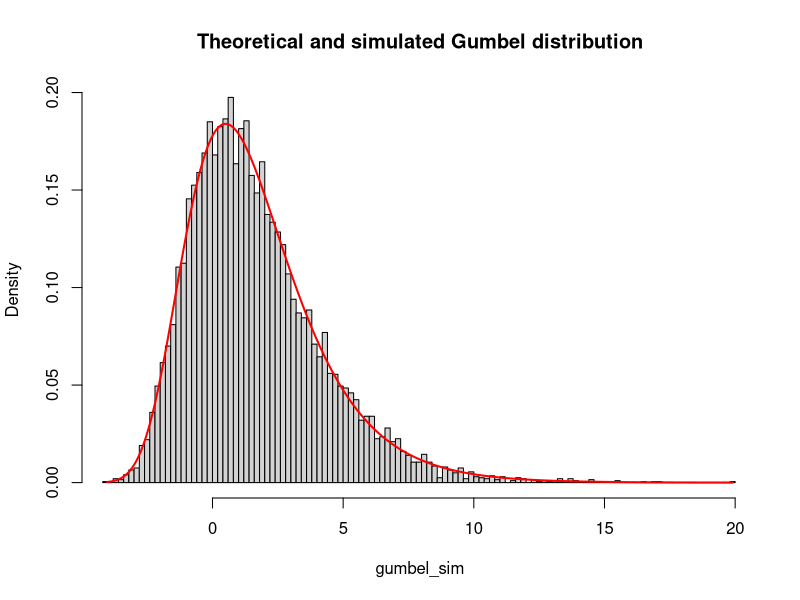

Write the R code that produced this figure.
set.seed(1337)

gumbel.simulate <- function(n, beta = 2, mu = 0.5) {
    data_sample <- runif(n, min = 0, max = 1)

    return(mu - beta * log(-log(data_sample)))
}

gumbel.density <- function(x, beta = 2, mu = 0.5) {
    return(
        (1 / beta) * exp(-((x - mu) / beta + exp(-(x - mu) / beta)))
    )
}

gumbel_sim <- gumbel.simulate(1e+4)
xlim <- c(min(gumbel_sim), max(gumbel_sim))

x_density <- seq(xlim[1], xlim[2], 1e-4)
gumbel_density <- gumbel.density(x_density)

hist(
    gumbel_sim,
    breaks = 141,
    xlim = xlim,
    freq = FALSE,
    main = "Theoretical and simulated Gumbel distribution"
)
lines(x_density, gumbel_density, col = "red", lwd = 2)